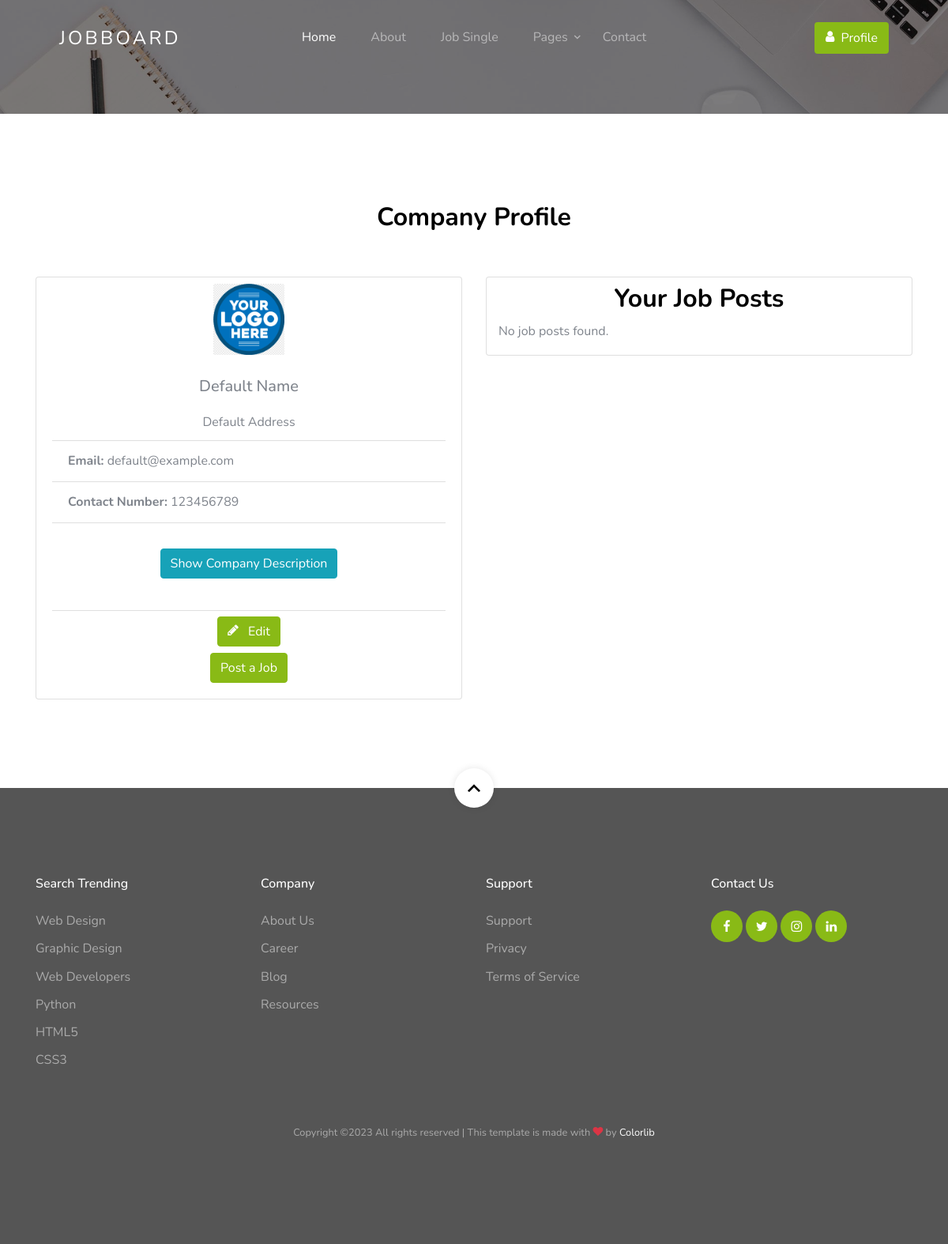
/company_profile/ (signed in), run on an earlier commit of the app's database.
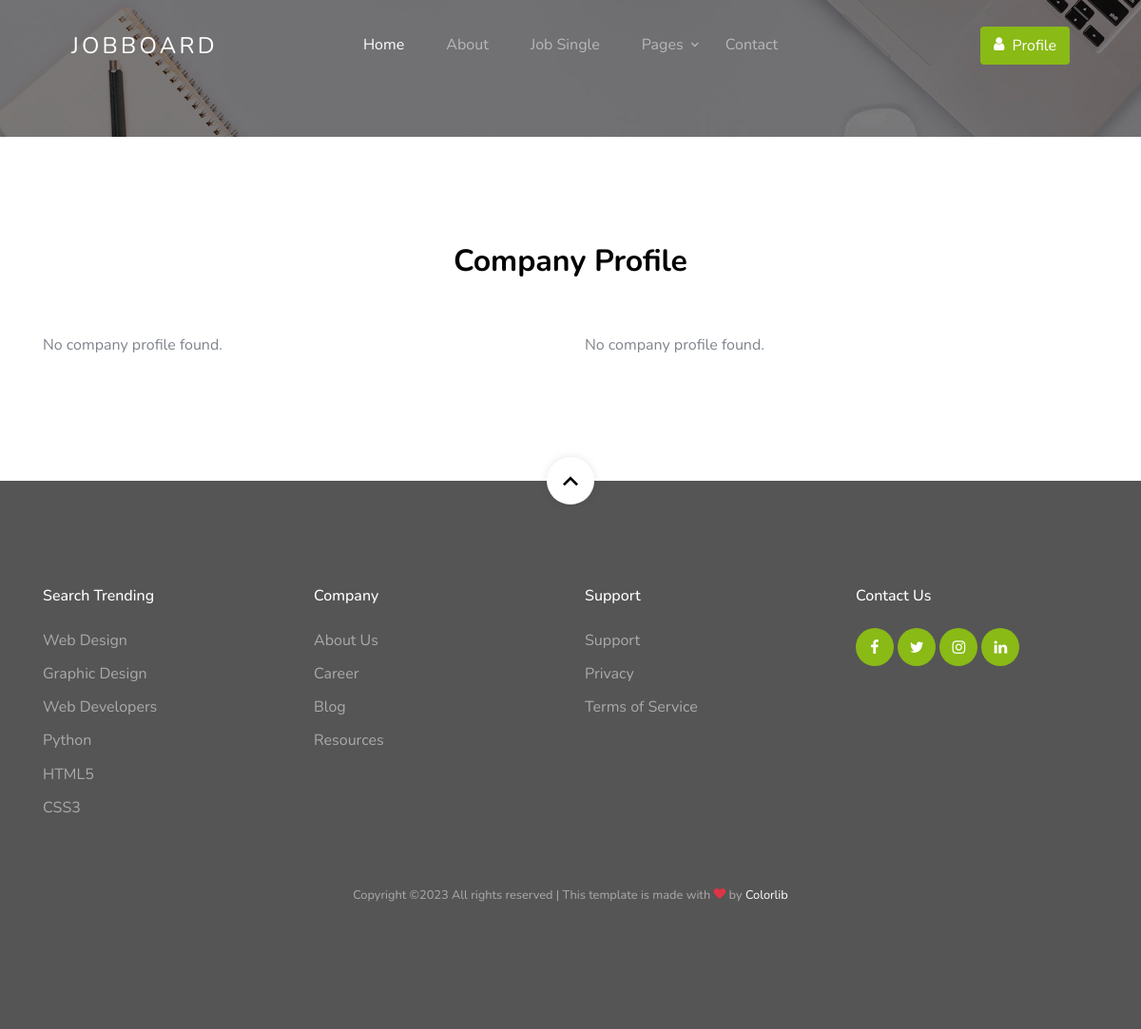
And on a later commit of the database.
### website/models.py (models this page shows, shortened)
class Employer(models.Model):
    user_profile = models.OneToOneField(UserProfile, on_delete=models.CASCADE, related_name='employer')
    company_name = models.CharField(max_length=255)
    company_address = models.CharField(max_length=255)
    company_email = models.EmailField()
    contact_number = models.CharField(max_length=15)
    company_logo = models.ImageField(upload_to='company_logo/', null=True, blank=True)
    company_desc = models.CharField(max_length=655, null=True, blank=True)

### website/views.py (the view)
# urls.py: path('company_profile/', views.company_profile, name="company_profile"),
@login_required
def company_profile(request):
    try:
        employer = Employer.objects.get(user_profile__user=request.user)
    except Employer.DoesNotExist:
        employer = None
    if request.method == 'POST':
        form = EmployerEditForm(request.POST, request.FILES, instance=employer)
        if form.is_valid():
            form.save()
            return redirect('company_profile')
    else:
        form = EmployerEditForm(instance=employer)
    return render(request, 'company_profile.html', {'employer': employer, 'form': form})

### website/templates/company_profile.html (shortened to what this page needs)
{% extends "base/base.html" %}
{% load static %}
{% block template %}
    {% include "base/navbar.html" %}
    <section class="section-hero overlay inner-page bg-image" style="background-image: url('{%static 'website/images/hero_1.jpg'%}');" id="home-section">
    </section>
    <section class="site-section" id="company-profile-section">
        <div class="container">
            <div class="row justify-content-center mb-5">
                <div class="col-md-7 text-center">
                    <h2 class="section-title mb-2">Company Profile</h2>
                </div>
            </div>
        <div class="row">
            <div class="col-md-6">
                {% if employer %}
                    <div class="card">
                        <div class="row justify-content-center mt-2">
                        {% if employer.company_logo %}
                        <img src="{{ employer.company_logo.url }}" class="card-img-top img-fluid logo-8"alt="Company Logo">
                        {% else %}
                        <img src="{%static 'website/images/default_logo.png'%}" class="card-img-top img-fluid logo-8"alt="Company Logo">
                        {% endif %}
                        </div>
                        <div class="card-body">
                            <div class="row justify-content-center mt-2">
                                <h5 class="card-title">{{ employer.company_name }}</h5>
                            </div>
                            <div class="row justify-content-center mt-2">
                                <p class="card-text mb-2">{{ employer.company_address }}</p>
                            </div>
                            <ul class="list-group list-group-flush">
                                <li class="list-group-item">
                                    <strong>Email:</strong> {{ employer.company_email }}
                                </li>
                                <li class="list-group-item">
                                    <strong>Contact Number:</strong> {{ employer.contact_number }}
                                </li>
                                <li class="list-group-item">
                                    <div class="card-body text-center">
                                        <button class="btn btn-info mb-2" type="button" data-toggle="collapse" data-target="#companyDescCollapse" aria-expanded="false" aria-controls="companyDescCollapse">
                                            Show Company Description
                                        </button>
                                    </div>
                                </li>
                            </ul>
                            {% if user == request.user %}
                            <div class="mt-2 align-items-center text-center">
                                <a href="#" data-toggle="modal" data-target="#editEmployerProfileModal" class="btn btn-primary text-center">
                                <i class="mr-2 icon-pencil"></i> Edit
                                </a>
                            </div>
                            <div class="mt-2 align-items-center text-center">
                                <a href="{% url 'post_job' %}" class="btn btn-primary text-center">
                                 Post a Job
                                </a>
                            </div>
                            {% endif %}
                        </div>
                    </div>
                {% else %}
                    <p>No company profile found.</p>
                {% endif %}
            </div>
            <div class="col-md-6">
                {% if employer %}
                    <div class="card">
                        <div class="container">
                            <div class="row justify-content-center">
                                <div class="col-md-7 text-center">
                                    <h2 class="section-title mb-2 mt-2">Your Job Posts</h2>
                                </div>
                            </div>
                            <div class="row" style="max-height: 600px; overflow-y: auto;">
                                {% if employer %}
                                    {% if employer.job_postings.all %}
                                        {% for job in employer.job_postings.all %}
                                            <div class="col-md-12">
                                                <div class="card mt-2">
                                                    <div class="card-body ">
                                                        <h4 class="card-title text-dark fw-bold">{{ job.job_title }}</h4>
                                                        <p class="card-subtitle mb-2 text-info">{{ job.get_job_type_display }}</p>
                                                        <p class="card-text">{{ job.job_description }}</p>
                                                        <p class="card-text"><strong>Location:</strong> {{ job.job_location }}</p>
                                                        <p class="card-text"><strong class="text-success">Salary:</strong> {{ job.salary }}</p>
                                                    </div>
                                                </div>
                                            </div>
                                        {% endfor %}
                                    {% else %}
                                        <div class="col-md-12">
                                            <p>No job posts found.</p>
                                        </div>
                                    {% endif %}
                                {% endif %}
                            </div>
                        </div>
                    </div>
                {% else %}
                    <p>No company profile found.</p>
                {% endif %}
            </div>
        </div>
        </div>
    </section>
{% include "base/footer.html" %}
{% endblock %}

### website/templates/base/base.html (shortened to what this page needs)
{% load static %}
<!doctype html>
<html lang="en">
  <head>
    <link rel="stylesheet" href="{%static 'website/css/custom-bs.css'%}">
    <link rel="stylesheet" href="{%static 'website/css/jquery.fancybox.min.css'%}">
    <link rel="stylesheet" href="{%static 'website/css/bootstrap-select.min.css'%}">
    <link rel="stylesheet" href="{%static 'website/fonts/icomoon/style.css'%}">
    <link rel="stylesheet" href="{%static 'website/fonts/line-icons/style.css'%}">
    <link rel="stylesheet" href="{%static 'website/css/owl.carousel.min.css'%}">
    <link rel="stylesheet" href="{%static 'website/css/animate.min.css'%}">
    <link rel="stylesheet" href="{%static 'website/css/quill.snow.css'%}">
    <link rel="stylesheet" href="{%static 'website/css/style.css'%}">
  </head>
  <body id="top">
    <div class="site-wrap">
      {% block template %}
      {% endblock %}
    </div>
  </body>
</html>

### website/templates/base/navbar.html (shortened to what this page needs)
    <header class="site-navbar mt-3">
        <div class="container-fluid">
          <div class="row align-items-center">
            <div class="site-logo col-6"><a href="{% url 'home' %}">JobBoard</a></div>
            <nav class="mx-auto site-navigation">
              <ul class="site-menu js-clone-nav d-none d-xl-block ml-0 pl-0">
                <li><a href="{% url 'home' %}" class="nav-link active">Home</a></li>
                <li><a href="{% url 'about' %}">About</a></li>
                {% if user.userprofile.user_stat == 'employer' %}
                <li class="has-children">
                  <a href="job-listings.html">Job Listings</a>
                  <ul class="dropdown">
                    <li><a href="job-single.html">Job Single</a></li>
                    <li><a href="{% url 'post_job'%}">Post a Job</a></li>
                  </ul>
                </li>
                {% else %}
                <li><a href="job-single.html">Job Single</a></li>
                {% endif %}
                <li class="has-children">
                  <a href="services.html">Pages</a>
                </li>
                <li><a href="contact.html">Contact</a></li>
              </ul>
            </nav>
            <div class="right-cta-menu text-right d-flex aligin-items-center col-6">
              <div class="ml-auto">
                  {% if user.is_authenticated %}
                      <div class="btn-group">
                          <button type="button" class="btn btn-primary border-width-2 d-none d-lg-inline-block dropdown-toggle" data-toggle="dropdown">
                              <span class="mr-2 icon-user"></span>Profile
                          </button>
                      </div>
                  {% else %}
                      <a href="{% url 'login' %}" class="btn btn-primary border-width-2 d-none d-lg-inline-block"><span class="mr-2 icon-lock_outline"></span>Log In</a>
                  {% endif %}
              </div>
            </div>
          </div>
        </div>
      </header>

### website/templates/base/footer.html
<footer class="site-footer">
    <a href="#top" class="smoothscroll scroll-top">
      <span class="icon-keyboard_arrow_up"></span>
    </a>
    <div class="container">
      <div class="row mb-5">
        <div class="col-6 col-md-3 mb-4 mb-md-0">
          <h3>Search Trending</h3>
          <ul class="list-unstyled">
            <li><a href="#">Web Design</a></li>
            <li><a href="#">Graphic Design</a></li>
            <li><a href="#">Web Developers</a></li>
            <li><a href="#">Python</a></li>
            <li><a href="#">HTML5</a></li>
            <li><a href="#">CSS3</a></li>
          </ul>
        </div>
        <div class="col-6 col-md-3 mb-4 mb-md-0">
          <h3>Company</h3>
          <ul class="list-unstyled">
            <li><a href="#">About Us</a></li>
            <li><a href="#">Career</a></li>
            <li><a href="#">Blog</a></li>
            <li><a href="#">Resources</a></li>
          </ul>
        </div>
        <div class="col-6 col-md-3 mb-4 mb-md-0">
          <h3>Support</h3>
          <ul class="list-unstyled">
            <li><a href="#">Support</a></li>
            <li><a href="#">Privacy</a></li>
            <li><a href="#">Terms of Service</a></li>
          </ul>
        </div>
        <div class="col-6 col-md-3 mb-4 mb-md-0">
          <h3>Contact Us</h3>
          <div class="footer-social">
            <a href="#"><span class="icon-facebook"></span></a>
            <a href="#"><span class="icon-twitter"></span></a>
            <a href="#"><span class="icon-instagram"></span></a>
            <a href="#"><span class="icon-linkedin"></span></a>
          </div>
        </div>
      </div>
      <div class="row text-center">
        <div class="col-12">
          <p class="copyright"><small>
          Copyright &copy;<script>document.write(new Date().getFullYear());</script> All rights reserved | This template is made with <i class="icon-heart text-danger" aria-hidden="true"></i> by <a href="https://colorlib.com" target="_blank" >Colorlib</a>
          </small></p>
        </div>
      </div>
    </div>
  </footer>

What changed in the data, as far as the page shows it:
removed Employer: company_name "Default Name", company_address "Default Address", company_email "default@example.com", contact_number "123456789"
Also different on the page:
text no longer shown: "Email: Contact Number: Show Company Description Edit Post a Job Your Job Posts No job posts found."
text now shown: "No company profile found. No company profile found."
